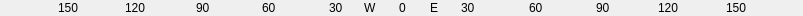
         <widget class="QFrame" name="frameLon">
          <property name="geometry">
           <rect>
            <x>6</x>
            <y>410</y>
            <width>803</width>
            <height>16</height>
           </rect>
          </property>
          <property name="font">
           <font/>
          </property>
          <property name="mouseTracking">
           <bool>true</bool>
          </property>
          <property name="frameShape">
           <enum>QFrame::NoFrame</enum>
          </property>
          <property name="frameShadow">
           <enum>QFrame::Plain</enum>
          </property>
          <widget class="QLabel" name="W150">
           <property name="geometry">
            <rect>
             <x>58</x>
             <y>0</y>
             <width>23</width>
             <height>16</height>
            </rect>
           </property>
           <property name="font">
            <font/>
           </property>
           <property name="mouseTracking">
            <bool>true</bool>
           </property>
           <property name="text">
            <string notr="true">150</string>
           </property>
          </widget>
          <widget class="QLabel" name="W120">
           <property name="geometry">
            <rect>
             <x>125</x>
             <y>0</y>
             <width>23</width>
             <height>16</height>
            </rect>
           </property>
           <property name="font">
            <font/>
           </property>
           <property name="mouseTracking">
            <bool>true</bool>
           </property>
           <property name="text">
            <string notr="true">120</string>
           </property>
          </widget>
          <widget class="QLabel" name="W90">
           <property name="geometry">
            <rect>
             <x>196</x>
             <y>0</y>
             <width>23</width>
             <height>16</height>
            </rect>
           </property>
           <property name="font">
            <font/>
           </property>
           <property name="mouseTracking">
            <bool>true</bool>
           </property>
           <property name="text">
            <string notr="true">90</string>
           </property>
          </widget>
          <widget class="QLabel" name="W60">
           <property name="geometry">
            <rect>
             <x>262</x>
             <y>0</y>
             <width>23</width>
             <height>16</height>
            </rect>
           </property>
           <property name="font">
            <font/>
           </property>
           <property name="mouseTracking">
            <bool>true</bool>
           </property>
           <property name="text">
            <string notr="true">60</string>
           </property>
          </widget>
          <widget class="QLabel" name="W30">
           <property name="geometry">
            <rect>
             <x>329</x>
             <y>0</y>
             <width>23</width>
             <height>16</height>
            </rect>
           </property>
           <property name="font">
            <font/>
           </property>
           <property name="mouseTracking">
            <bool>true</bool>
           </property>
           <property name="text">
            <string notr="true">30</string>
           </property>
          </widget>
          <widget class="QLabel" name="W0">
           <property name="geometry">
            <rect>
             <x>399</x>
             <y>0</y>
             <width>21</width>
             <height>16</height>
            </rect>
           </property>
           <property name="font">
            <font/>
           </property>
           <property name="mouseTracking">
            <bool>true</bool>
           </property>
           <property name="text">
            <string notr="true">0</string>
           </property>
          </widget>
          <widget class="QLabel" name="E30">
           <property name="geometry">
            <rect>
             <x>461</x>
             <y>0</y>
             <width>21</width>
             <height>16</height>
            </rect>
           </property>
           <property name="font">
            <font/>
           </property>
           <property name="mouseTracking">
            <bool>true</bool>
           </property>
           <property name="text">
            <string notr="true">30</string>
           </property>
          </widget>
          <widget class="QLabel" name="E60">
           <property name="geometry">
            <rect>
             <x>529</x>
             <y>0</y>
             <width>21</width>
             <height>16</height>
            </rect>
           </property>
           <property name="font">
            <font/>
           </property>
           <property name="mouseTracking">
            <bool>true</bool>
           </property>
           <property name="text">
            <string notr="true">60</string>
           </property>
          </widget>
          <widget class="QLabel" name="E90">
           <property name="geometry">
            <rect>
             <x>596</x>
             <y>0</y>
             <width>21</width>
             <height>16</height>
            </rect>
           </property>
           <property name="font">
            <font/>
           </property>
           <property name="mouseTracking">
            <bool>true</bool>
           </property>
           <property name="text">
            <string notr="true">90</string>
           </property>
          </widget>
          <widget class="QLabel" name="E120">
           <property name="geometry">
            <rect>
             <x>658</x>
             <y>0</y>
             <width>21</width>
             <height>16</height>
            </rect>
           </property>
           <property name="font">
            <font/>
           </property>
           <property name="mouseTracking">
            <bool>true</bool>
           </property>
           <property name="text">
            <string notr="true">120</string>
           </property>
          </widget>
          <widget class="QLabel" name="E150">
           <property name="geometry">
            <rect>
             <x>726</x>
             <y>0</y>
             <width>21</width>
             <height>16</height>
            </rect>
           </property>
           <property name="font">
            <font/>
           </property>
           <property name="mouseTracking">
            <bool>true</bool>
           </property>
           <property name="text">
            <string notr="true">150</string>
           </property>
          </widget>
          <widget class="QLabel" name="WW">
           <property name="geometry">
            <rect>
             <x>364</x>
             <y>0</y>
             <width>21</width>
             <height>16</height>
            </rect>
           </property>
           <property name="font">
            <font/>
           </property>
           <property name="mouseTracking">
            <bool>true</bool>
           </property>
           <property name="text">
            <string>W</string>
           </property>
          </widget>
          <widget class="QLabel" name="EE">
           <property name="geometry">
            <rect>
             <x>430</x>
             <y>0</y>
             <width>21</width>
             <height>16</height>
            </rect>
           </property>
           <property name="font">
            <font/>
           </property>
           <property name="mouseTracking">
            <bool>true</bool>
           </property>
           <property name="text">
            <string>E</string>
           </property>
          </widget>
         </widget>
